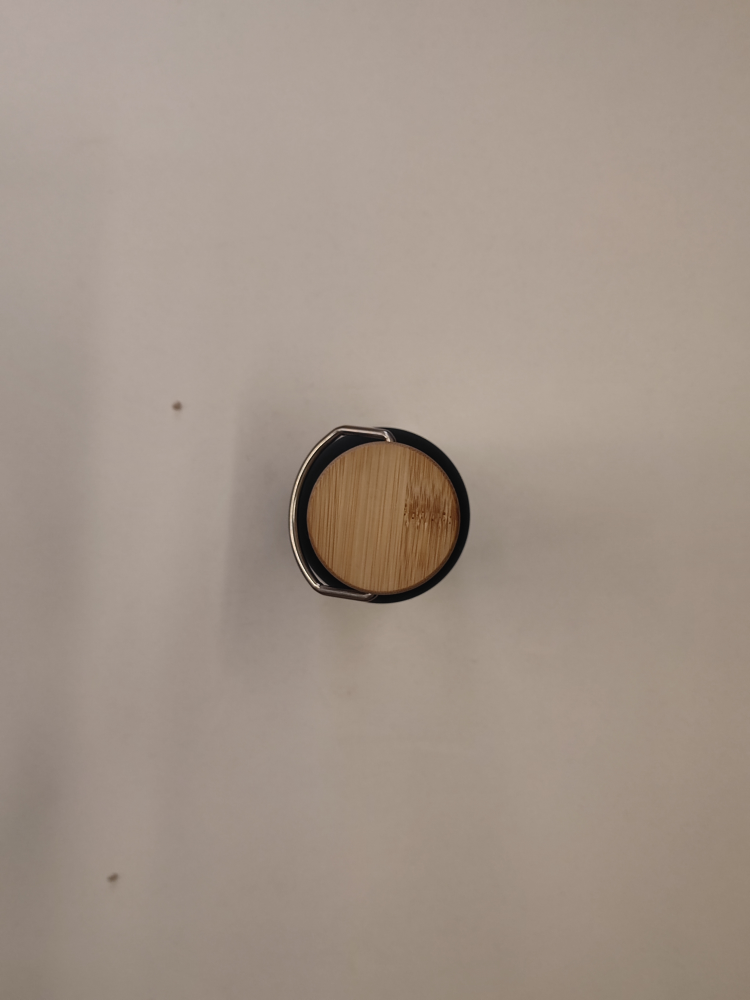
#> input picture data/IMG_20230720_205723.jpg, 3000 x 4000 px, found by its file name (shown at 1/4 size); its folder holds only this picture in this run
$ python trackbars.py --input ../data/IMG_20230720_205723.jpg
#> lines starting #> are read from the running program, lines starting #| are printed output that depends on the picture; after the words box and inside, x2 and y2 are one past the last pixel; in counts of white or black regions, pixels touching at a corner belong together
import cv2
import numpy as np
import argparse
import sys

def nothing(x):
    pass

## Variables
show_imgs = True
HSV_segm = False
canny_segm = True
resize_percentage = 0.3

ap = argparse.ArgumentParser()
ap.add_argument("-i", "--input", required=True, help="path to input image")
args = vars(ap.parse_args())

## Load image
image_path = "./data/" + args["input"]
img = cv2.imread(image_path)
#> img is the input picture: shape (4000, 3000, 3); mean B, G, R 136.7, 148, 162.1
image_or = cv2.resize(img, (int(img.shape[1]*resize_percentage),int(img.shape[0]*resize_percentage)), interpolation = cv2.INTER_AREA)
image2 = image_or

dilate = True

if(HSV_segm):
    #### Slides for HSV segmentation ####
    # Create a window
    cv2.namedWindow('image')

    # Create trackbars for color change
    # Hue is from 0-179 for Opencv
    cv2.createTrackbar('HMin', 'image', 0, 179, nothing)
    cv2.createTrackbar('SMin', 'image', 0, 255, nothing)
    cv2.createTrackbar('VMin', 'image', 0, 255, nothing)
    cv2.createTrackbar('HMax', 'image', 0, 179, nothing)
    cv2.createTrackbar('SMax', 'image', 0, 255, nothing)
    cv2.createTrackbar('VMax', 'image', 0, 255, nothing)

    # Set default value for Max HSV trackbars
    cv2.setTrackbarPos('HMax', 'image', 179)
    cv2.setTrackbarPos('SMax', 'image', 255)
    cv2.setTrackbarPos('VMax', 'image', 255)

    # Initialize HSV min/max values
    hMin = sMin = vMin = hMax = sMax = vMax = 0
    phMin = psMin = pvMin = phMax = psMax = pvMax = 0

if(canny_segm):
    #### Slides for Canny segmentation ####
    cv2.namedWindow('Canny') # Create a window

    # Create trackbars for color change
    # Hue is from 0-179 for Opencv
    cv2.createTrackbar('t_lower', 'Canny', 0, 5000, nothing)
    cv2.createTrackbar('t_upper', 'Canny', 0, 5000, nothing)
    cv2.createTrackbar('get_contour', 'Canny', 0,1, nothing)

    # Set default value for Max HSV trackbars
    cv2.setTrackbarPos('t_lower', 'Canny', 0)
    cv2.setTrackbarPos('t_upper', 'Canny', 1000)
    cv2.setTrackbarPos('get_contour', 'Canny', 0)

    pt_low = pt_up = 0

#first_run = True


def HSV_segmentation(hMin, sMin, vMin, hMax, sMax, vMax):
    # Set minimum and maximum HSV values to display
    lower = np.array([hMin, sMin, vMin])
    upper = np.array([hMax, sMax, vMax])

    # Convert to HSV format and color threshold
    hsv = cv2.cvtColor(image_or, cv2.COLOR_BGR2HSV)
    mask = cv2.inRange(hsv, lower, upper)
    result = cv2.bitwise_and(image_or, image_or, mask=mask)

    return result

def canny_segmentation(input_img, t_low, t_up):

    ## convert the image to grayscale format
    # img_gray = cv2.cvtColor(img, cv2.COLOR_BGR2GRAY)

    ## Applying the Canny Edge filter
#> called with t_low = 0, t_up = 1000
    edge = cv2.Canny(input_img, t_low, t_up, apertureSize=5)
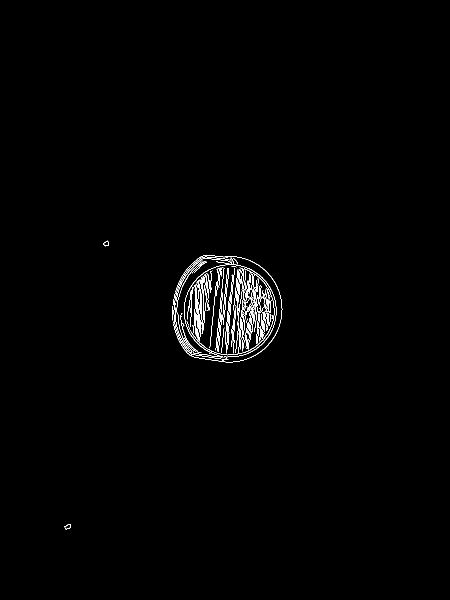
#> edge: shape (1200, 900) (shown at 1/2 size); 0.81% white in thin lines or dots, all inside (x1, y1, x2, y2) = (129, 481, 565, 1060)

    #Dilate canny edges to join and close contours
    if(dilate):
        kernel = cv2.getStructuringElement(cv2.MORPH_ELLIPSE,(2,2))
        dilated = cv2.dilate(edge, kernel)
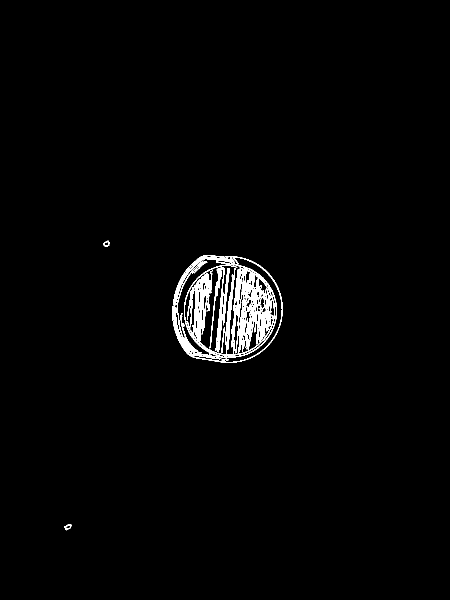
#> dilated: shape (1200, 900) (shown at 1/2 size); 1.6% white in thin lines or dots, all inside (x1, y1, x2, y2) = (129, 481, 566, 1061)
    else:
        dilated = edge


    return dilated

while(1):

    if(HSV_segm):
        # Get current positions of all trackbars
        hMin = cv2.getTrackbarPos('HMin', 'image')
        sMin = cv2.getTrackbarPos('SMin', 'image')
        vMin = cv2.getTrackbarPos('VMin', 'image')
        hMax = cv2.getTrackbarPos('HMax', 'image')
        sMax = cv2.getTrackbarPos('SMax', 'image')
        vMax = cv2.getTrackbarPos('VMax', 'image')

        result = HSV_segmentation(hMin, sMin, vMin, hMax, sMax, vMax)

        # Print if there is a change in HSV value
        if((phMin != hMin) | (psMin != sMin) | (pvMin != vMin) | (phMax != hMax) | (psMax != sMax) | (pvMax != vMax) ):
            print("(hMin = %d , sMin = %d, vMin = %d), (hMax = %d , sMax = %d, vMax = %d)" % (hMin , sMin , vMin, hMax, sMax , vMax))
            phMin = hMin
            psMin = sMin
            pvMin = vMin
            phMax = hMax
            psMax = sMax
            pvMax = vMax

        # Display result image
        cv2.imshow('image', result)
        if cv2.waitKey(10) & 0xFF == ord('q'):
            break

    if(canny_segm):
        t_low = cv2.getTrackbarPos('t_lower', 'Canny')
        t_up = cv2.getTrackbarPos('t_upper', 'Canny')
        get_contour = cv2.getTrackbarPos('get_contour', 'Canny')

        image2 = cv2.resize(img, (int(img.shape[1]*resize_percentage),int(img.shape[0]*resize_percentage)), interpolation = cv2.INTER_AREA)
        result = canny_segmentation(image2, t_low, t_up)

        if((pt_low != t_low) | (pt_up != t_up) ):
            pt_low = t_low
            pt_up = t_up

        # Find largest contour to filter noise
        if(get_contour):
            image3 = image2
            contours, hierarchy = cv2.findContours(result, cv2.RETR_TREE,cv2.CHAIN_APPROX_NONE)
            if(len(contours)<1):
                print("\033[91m[ERROR] No contours detected!\033[0m")
                sys.exit(0)
            contour = max(contours, key = cv2.contourArea) #key=len
            cont_img = cv2.drawContours(image3, contour, -1, (0,255,0), 3)
            # cv2.imshow('Contour', image3)
            result = cont_img
            print("t_low:", t_low)
            print("t_up: ", t_up)
        else:
            image3 = image2

        # Display result image
        cv2.imshow('Canny', result)
        if cv2.waitKey(10) & 0xFF == ord('q'):
#> (key q is pressed here)
            break

cv2.destroyAllWindows()


## REFS
#https://stackoverflow.com/questions/10948589/choosing-the-correct-upper-and-lower-hsv-boundaries-for-color-detection-withcv

$ run again, on data/IMG_20230720_205910.jpg
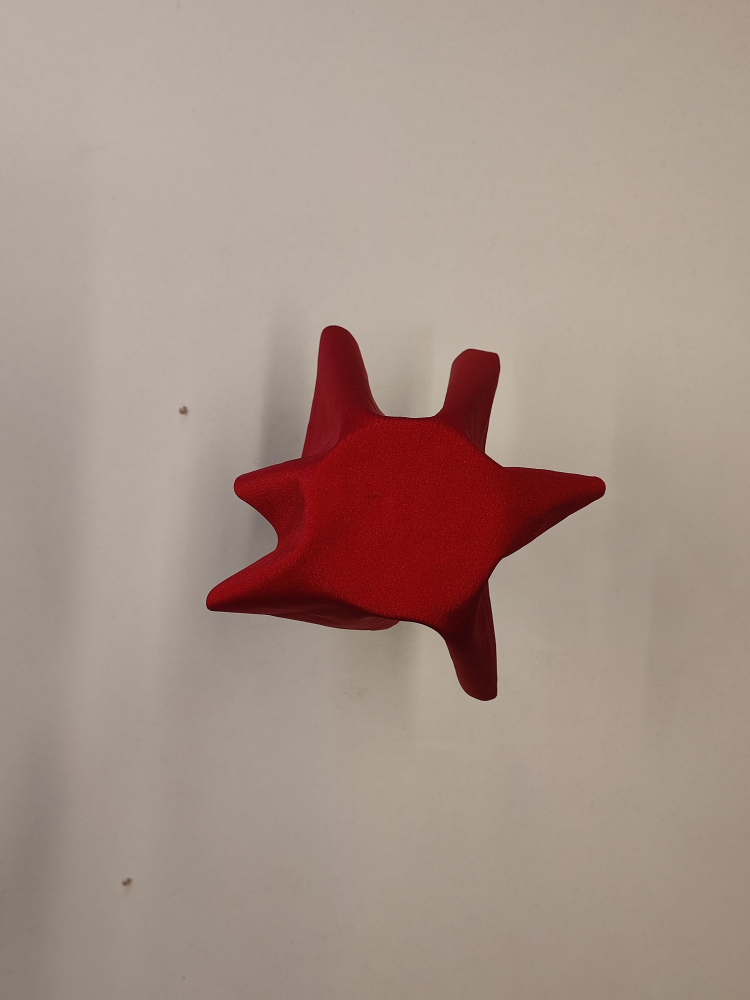
#> input picture data/IMG_20230720_205910.jpg, 3000 x 4000 px, found by its file name (shown at 1/4 size)
#> img is the input picture: shape (4000, 3000, 3); mean B, G, R 135.2, 145.2, 166
#> in canny_segmentation, `edge = cv2.Canny(input_img, t_low, t_up, apertureSize=5)`:
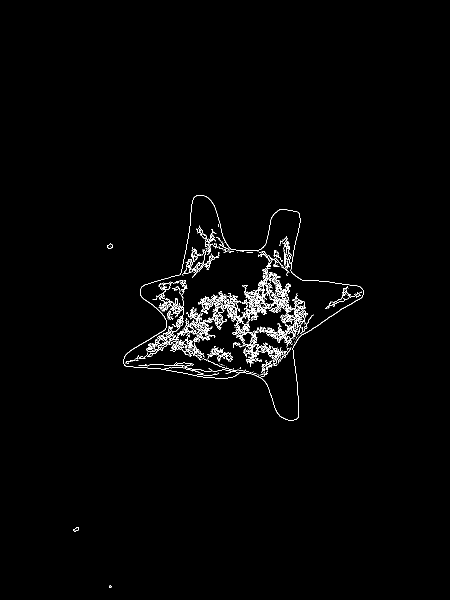
#> edge: shape (1200, 900) (shown at 1/2 size); 1.4% white in thin lines or dots, all inside (x1, y1, x2, y2) = (147, 390, 727, 1176)
#> in canny_segmentation, `dilated = cv2.dilate(edge, kernel)`:
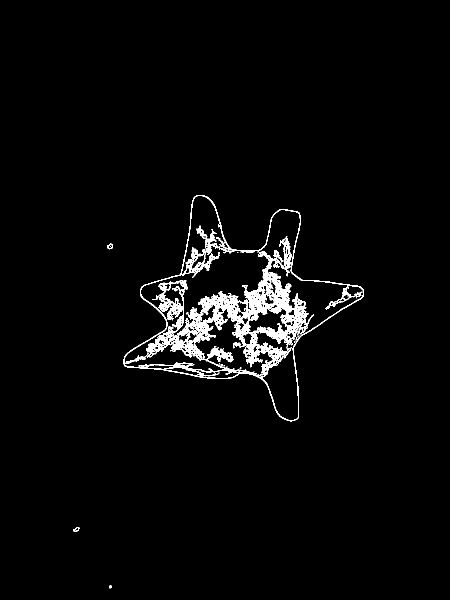
#> dilated: shape (1200, 900) (shown at 1/2 size); 2.7% white in thin lines or dots, all inside (x1, y1, x2, y2) = (147, 390, 728, 1177)

$ run again, on data/IMG_20230720_205949.jpg
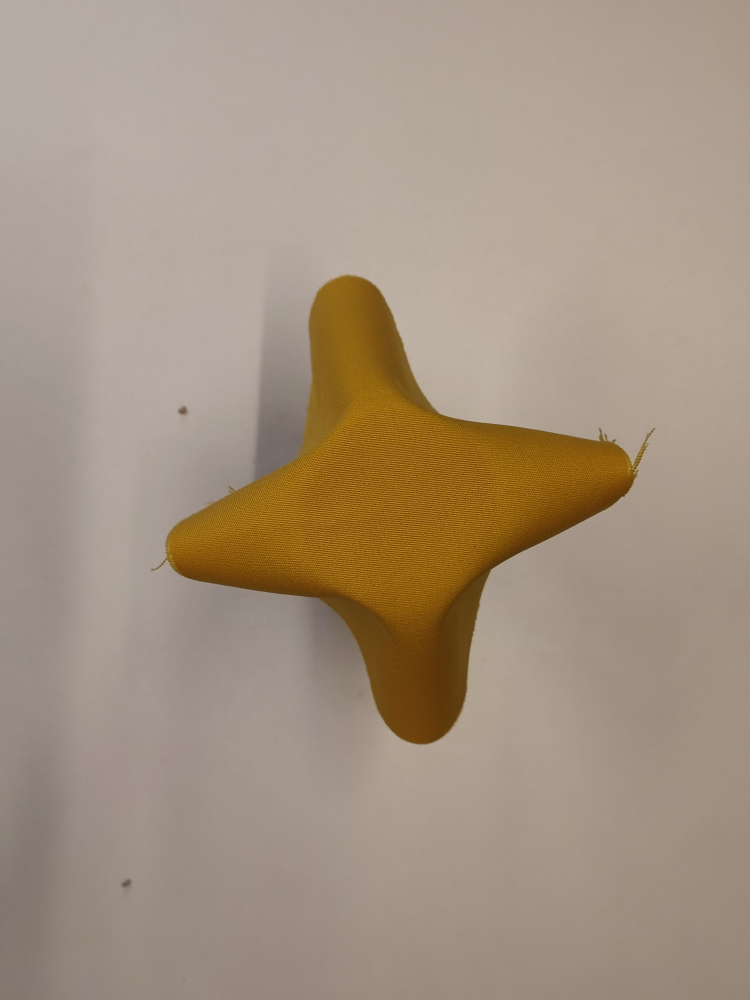
#> input picture data/IMG_20230720_205949.jpg, 3000 x 4000 px, found by its file name (shown at 1/4 size)
#> img is the input picture: shape (4000, 3000, 3); mean B, G, R 128.9, 147, 164.1
#> in canny_segmentation, `edge = cv2.Canny(input_img, t_low, t_up, apertureSize=5)`:
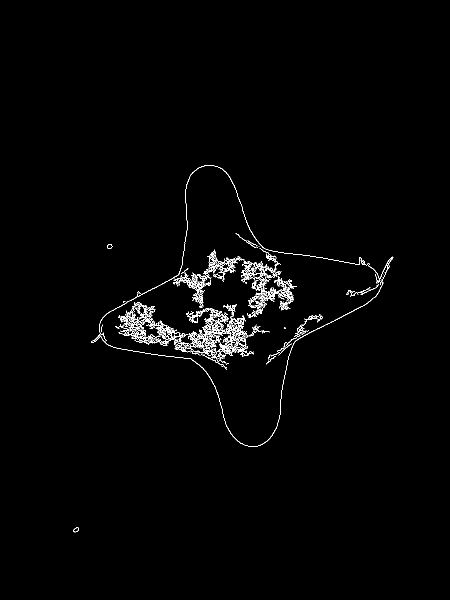
#> edge: shape (1200, 900) (shown at 1/2 size); 1.3% white in thin lines or dots, all inside (x1, y1, x2, y2) = (146, 330, 787, 1065)
#> in canny_segmentation, `dilated = cv2.dilate(edge, kernel)`:
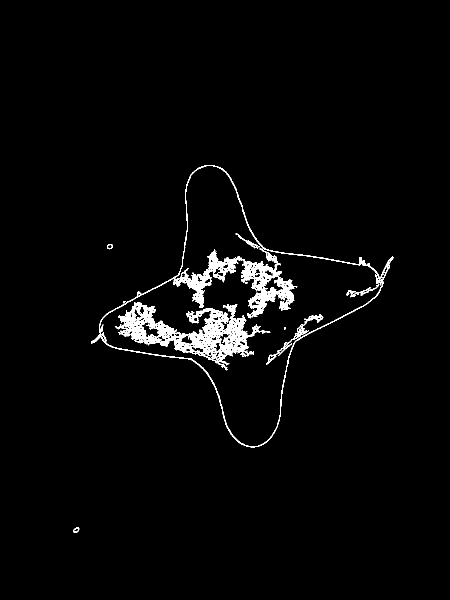
#> dilated: shape (1200, 900) (shown at 1/2 size); 2.5% white; 15 white regions (5 under 20 px), largest, box (x1, y1, x2, y2) and area: (182, 330, 788, 895) 13053, (230, 604, 541, 736) 11935, (571, 629, 647, 694) 581

$ run again, on data/IMG_20230720_205816.jpg
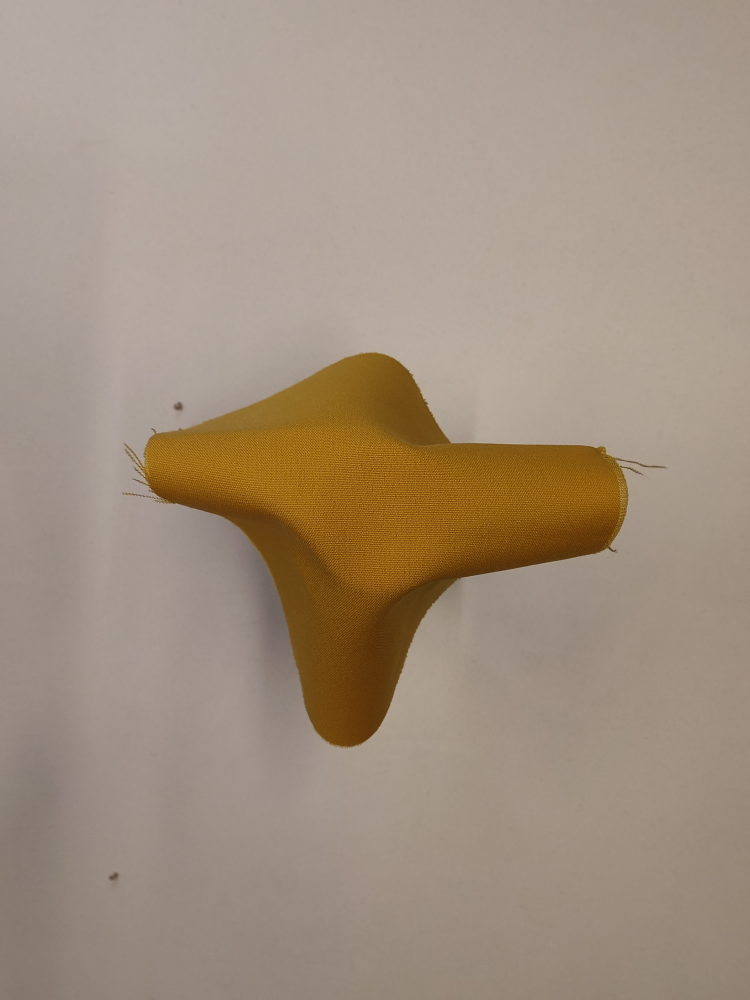
#> input picture data/IMG_20230720_205816.jpg, 3000 x 4000 px, found by its file name (shown at 1/4 size)
#> img is the input picture: shape (4000, 3000, 3); mean B, G, R 126.9, 144.1, 161.1
#> in canny_segmentation, `edge = cv2.Canny(input_img, t_low, t_up, apertureSize=5)`:
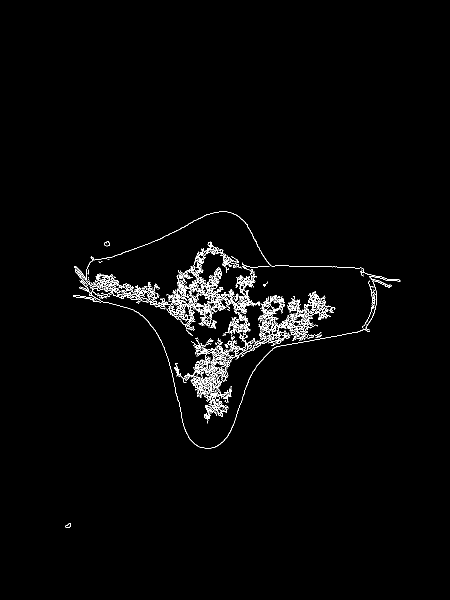
#> edge: shape (1200, 900) (shown at 1/2 size); 1.7% white in thin lines or dots, all inside (x1, y1, x2, y2) = (131, 423, 801, 1056)
#> in canny_segmentation, `dilated = cv2.dilate(edge, kernel)`:
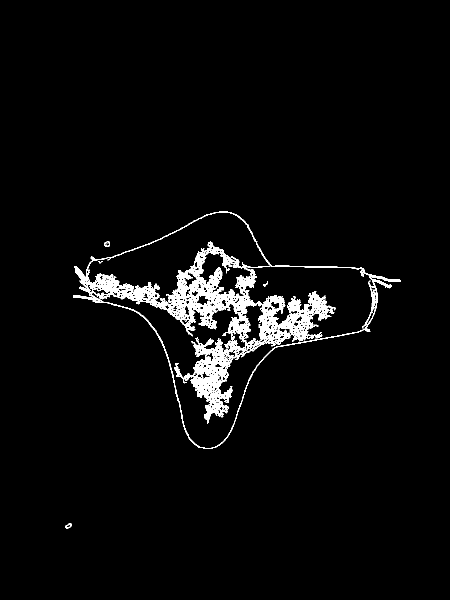
#> dilated: shape (1200, 900) (shown at 1/2 size); 3.3% white; 8 white regions (3 under 20 px), largest, box (x1, y1, x2, y2) and area: (146, 423, 802, 898) 35938, (208, 482, 220, 494) 68, (131, 1047, 143, 1057) 62, (526, 563, 536, 574) 44, (197, 522, 206, 527) 21
